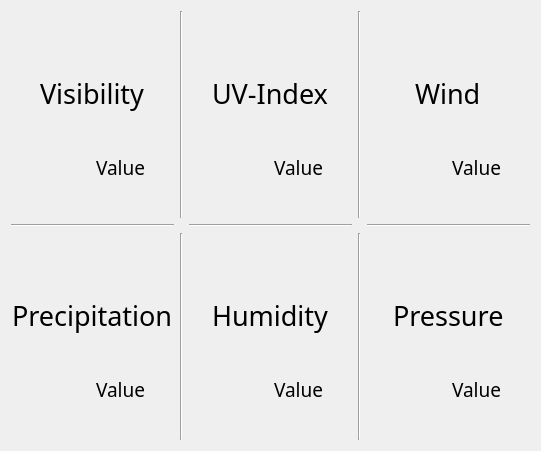
                <widget class="QWidget" name="gridLayoutWidget_14">
                 <property name="geometry">
                  <rect>
                   <x>0</x>
                   <y>1110</y>
                   <width>541</width>
                   <height>451</height>
                  </rect>
                 </property>
                 <layout class="QGridLayout" name="gridMetrics">
                  <item row="0" column="3">
                   <widget class="Line" name="line_28">
                    <property name="orientation">
                     <enum>Qt::Vertical</enum>
                    </property>
                   </widget>
                  </item>
                  <item row="1" column="4">
                   <widget class="Line" name="line_26">
                    <property name="orientation">
                     <enum>Qt::Horizontal</enum>
                    </property>
                   </widget>
                  </item>
                  <item row="0" column="2">
                   <layout class="QGridLayout" name="gridLayout_19">
                    <item row="0" column="0" colspan="2" alignment="Qt::AlignHCenter|Qt::AlignBottom">
                     <widget class="QLabel" name="label_93">
                      <property name="font">
                       <font>
                        <family>Geneva</family>
                        <pointsize>20</pointsize>
                       </font>
                      </property>
                      <property name="text">
                       <string>UV-Index</string>
                      </property>
                      <property name="wordWrap">
                       <bool>true</bool>
                      </property>
                     </widget>
                    </item>
                    <item row="1" column="0" alignment="Qt::AlignHCenter|Qt::AlignVCenter">
                     <widget class="QLabel" name="label_91">
                      <property name="maximumSize">
                       <size>
                        <width>65</width>
                        <height>65</height>
                       </size>
                      </property>
                      <property name="text">
                       <string/>
                      </property>
                      <property name="pixmap">
                       <pixmap resource="images.qrc">:/Appicons/icons/uvIndexIcon.webp</pixmap>
                      </property>
                      <property name="scaledContents">
                       <bool>true</bool>
                      </property>
                     </widget>
                    </item>
                    <item row="1" column="1" alignment="Qt::AlignLeft|Qt::AlignVCenter">
                     <widget class="QLabel" name="uvIndex">
                      <property name="font">
                       <font>
                        <family>Geneva</family>
                        <pointsize>14</pointsize>
                       </font>
                      </property>
                      <property name="text">
                       <string>Value</string>
                      </property>
                     </widget>
                    </item>
                   </layout>
                  </item>
                  <item row="0" column="4">
                   <layout class="QGridLayout" name="gridLayout_17">
                    <item row="1" column="0" alignment="Qt::AlignHCenter|Qt::AlignVCenter">
                     <widget class="QLabel" name="label_85">
                      <property name="maximumSize">
                       <size>
                        <width>75</width>
                        <height>75</height>
                       </size>
                      </property>
                      <property name="text">
                       <string/>
                      </property>
                      <property name="pixmap">
                       <pixmap resource="images.qrc">:/Appicons/icons/windSpeed.png</pixmap>
                      </property>
                      <property name="scaledContents">
                       <bool>true</bool>
                      </property>
                     </widget>
                    </item>
                    <item row="1" column="1" alignment="Qt::AlignLeft|Qt::AlignVCenter">
                     <widget class="QLabel" name="windSpeed">
                      <property name="font">
                       <font>
                        <family>Geneva</family>
                        <pointsize>14</pointsize>
                       </font>
                      </property>
                      <property name="text">
                       <string>Value</string>
                      </property>
                     </widget>
                    </item>
                    <item row="0" column="0" colspan="2" alignment="Qt::AlignHCenter|Qt::AlignBottom">
                     <widget class="QLabel" name="label_87">
                      <property name="font">
                       <font>
                        <family>Geneva</family>
                        <pointsize>20</pointsize>
                       </font>
                      </property>
                      <property name="text">
                       <string>Wind</string>
                      </property>
                      <property name="wordWrap">
                       <bool>true</bool>
                      </property>
                     </widget>
                    </item>
                   </layout>
                  </item>
                  <item row="0" column="0">
                   <layout class="QGridLayout" name="gridLayout_14">
                    <item row="1" column="0" alignment="Qt::AlignHCenter|Qt::AlignVCenter">
                     <widget class="QLabel" name="label_78">
                      <property name="maximumSize">
                       <size>
                        <width>75</width>
                        <height>75</height>
                       </size>
                      </property>
                      <property name="text">
                       <string/>
                      </property>
                      <property name="pixmap">
                       <pixmap resource="images.qrc">:/Appicons/icons/visibility.png</pixmap>
                      </property>
                      <property name="scaledContents">
                       <bool>true</bool>
                      </property>
                      <property name="alignment">
                       <set>Qt::AlignCenter</set>
                      </property>
                     </widget>
                    </item>
                    <item row="1" column="1" alignment="Qt::AlignLeft|Qt::AlignVCenter">
                     <widget class="QLabel" name="airQual">
                      <property name="font">
                       <font>
                        <family>Geneva</family>
                        <pointsize>14</pointsize>
                       </font>
                      </property>
                      <property name="text">
                       <string>Value</string>
                      </property>
                     </widget>
                    </item>
                    <item row="0" column="0" colspan="2" alignment="Qt::AlignHCenter|Qt::AlignBottom">
                     <widget class="QLabel" name="label_76">
                      <property name="font">
                       <font>
                        <family>Geneva</family>
                        <pointsize>20</pointsize>
                       </font>
                      </property>
                      <property name="text">
                       <string>Visibility</string>
                      </property>
                      <property name="wordWrap">
                       <bool>true</bool>
                      </property>
                     </widget>
                    </item>
                   </layout>
                  </item>
                  <item row="2" column="2">
                   <layout class="QGridLayout" name="gridLayout_18">
                    <item row="1" column="0" alignment="Qt::AlignHCenter|Qt::AlignVCenter">
                     <widget class="QLabel" name="label_88">
                      <property name="maximumSize">
                       <size>
                        <width>60</width>
                        <height>60</height>
                       </size>
                      </property>
                      <property name="text">
                       <string/>
                      </property>
                      <property name="pixmap">
                       <pixmap resource="images.qrc">:/Appicons/icons/humidityIndex.svg</pixmap>
                      </property>
                      <property name="scaledContents">
                       <bool>true</bool>
                      </property>
                     </widget>
                    </item>
                    <item row="1" column="1" alignment="Qt::AlignLeft|Qt::AlignVCenter">
                     <widget class="QLabel" name="humidityIndex">
                      <property name="font">
                       <font>
                        <family>Geneva</family>
                        <pointsize>14</pointsize>
                       </font>
                      </property>
                      <property name="text">
                       <string>Value</string>
                      </property>
                     </widget>
                    </item>
                    <item row="0" column="0" colspan="2" alignment="Qt::AlignHCenter|Qt::AlignBottom">
                     <widget class="QLabel" name="label_90">
                      <property name="font">
                       <font>
                        <family>Geneva</family>
                        <pointsize>20</pointsize>
                       </font>
                      </property>
                      <property name="text">
                       <string>Humidity</string>
                      </property>
                      <property name="wordWrap">
                       <bool>true</bool>
                      </property>
                     </widget>
                    </item>
                   </layout>
                  </item>
                  <item row="2" column="3">
                   <widget class="Line" name="line_23">
                    <property name="orientation">
                     <enum>Qt::Vertical</enum>
                    </property>
                   </widget>
                  </item>
                  <item row="1" column="2">
                   <widget class="Line" name="line_25">
                    <property name="orientation">
                     <enum>Qt::Horizontal</enum>
                    </property>
                   </widget>
                  </item>
                  <item row="0" column="1">
                   <widget class="Line" name="line_27">
                    <property name="orientation">
                     <enum>Qt::Vertical</enum>
                    </property>
                   </widget>
                  </item>
                  <item row="1" column="0">
                   <widget class="Line" name="line_24">
                    <property name="orientation">
                     <enum>Qt::Horizontal</enum>
                    </property>
                   </widget>
                  </item>
                  <item row="2" column="0">
                   <layout class="QGridLayout" name="gridLayout_15">
                    <item row="1" column="0" alignment="Qt::AlignHCenter|Qt::AlignVCenter">
                     <widget class="QLabel" name="label_80">
                      <property name="maximumSize">
                       <size>
                        <width>75</width>
                        <height>75</height>
                       </size>
                      </property>
                      <property name="text">
                       <string/>
                      </property>
                      <property name="pixmap">
                       <pixmap resource="images.qrc">:/Appicons/icons/aQual.png</pixmap>
                      </property>
                      <property name="scaledContents">
                       <bool>true</bool>
                      </property>
                     </widget>
                    </item>
                    <item row="1" column="1" alignment="Qt::AlignLeft|Qt::AlignVCenter">
                     <widget class="QLabel" name="precipTotal">
                      <property name="font">
                       <font>
                        <family>Geneva</family>
                        <pointsize>14</pointsize>
                       </font>
                      </property>
                      <property name="text">
                       <string>Value</string>
                      </property>
                     </widget>
                    </item>
                    <item row="0" column="0" colspan="2" alignment="Qt::AlignHCenter|Qt::AlignBottom">
                     <widget class="QLabel" name="label_82">
                      <property name="font">
                       <font>
                        <family>Geneva</family>
                        <pointsize>20</pointsize>
                       </font>
                      </property>
                      <property name="text">
                       <string>Precipitation</string>
                      </property>
                      <property name="wordWrap">
                       <bool>true</bool>
                      </property>
                     </widget>
                    </item>
                   </layout>
                  </item>
                  <item row="2" column="1">
                   <widget class="Line" name="line_22">
                    <property name="orientation">
                     <enum>Qt::Vertical</enum>
                    </property>
                   </widget>
                  </item>
                  <item row="2" column="4">
                   <layout class="QGridLayout" name="gridLayout_16">
                    <item row="1" column="0" alignment="Qt::AlignHCenter|Qt::AlignVCenter">
                     <widget class="QLabel" name="label_83">
                      <property name="maximumSize">
                       <size>
                        <width>60</width>
                        <height>60</height>
                       </size>
                      </property>
                      <property name="text">
                       <string/>
                      </property>
                      <property name="pixmap">
                       <pixmap resource="images.qrc">:/Appicons/icons/pressure.png</pixmap>
                      </property>
                      <property name="scaledContents">
                       <bool>true</bool>
                      </property>
                     </widget>
                    </item>
                    <item row="1" column="1" alignment="Qt::AlignLeft|Qt::AlignVCenter">
                     <widget class="QLabel" name="pressureVal">
                      <property name="font">
                       <font>
                        <family>Geneva</family>
                        <pointsize>14</pointsize>
                       </font>
                      </property>
                      <property name="text">
                       <string>Value</string>
                      </property>
                     </widget>
                    </item>
                    <item row="0" column="0" colspan="2" alignment="Qt::AlignHCenter|Qt::AlignBottom">
                     <widget class="QLabel" name="label_77">
                      <property name="font">
                       <font>
                        <family>Geneva</family>
                        <pointsize>20</pointsize>
                       </font>
                      </property>
                      <property name="text">
                       <string>Pressure</string>
                      </property>
                      <property name="wordWrap">
                       <bool>true</bool>
                      </property>
                     </widget>
                    </item>
                   </layout>
                  </item>
                 </layout>
                </widget>
